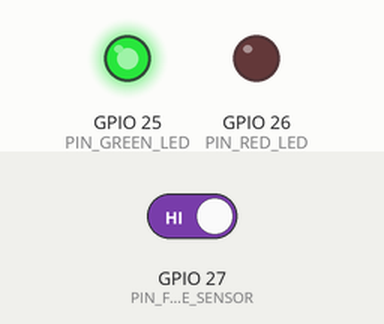
A sketch run on a simulated ESP32. Parts: output pins drawn as LEDs (lit = HIGH). Inputs (shaded band) come from the test bench; at power-on: GPIO 27 (PIN_FLAME_SENSOR) HIGH. WiFi joins after 1.5 s; servers stay silent unless stated; uploads are accepted with an empty reply; what the sketch prints to the serial monitor is not drawn.

Above: at 4.4 s.
4.5 s: GPIO 27 (PIN_FLAME_SENSOR) driven LOW
At 4.9 s:
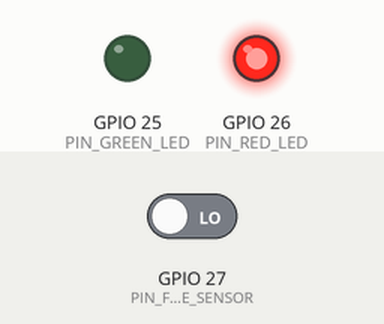
6.0 s: GPIO 27 (PIN_FLAME_SENSOR) driven HIGH
At 6.5 s:
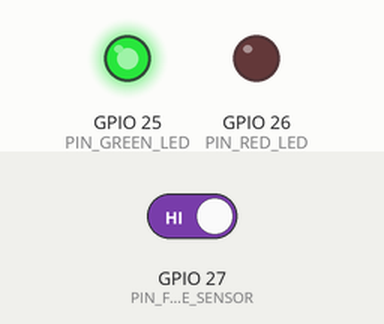
Timing chart, 0 to 9.0 s (numbered marks = the images above; inputs shaded):
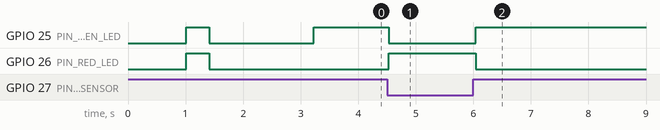

The sketch:

esp32_fire_detection.ino
```cpp
/**
 * ============================================================================
 * IoT Fire Detection System - ESP32 DevKit V1 Firmware
 * MCA Capstone Project
 *
 * Hardware Connections:
 * - ESP32 GPIO27 <---> IR Flame Sensor Digital Output (DO)
 * - ESP32 GPIO26 <---> Red LED Anode (+ via 220-ohm resistor)
 * - ESP32 GPIO25 <---> Green LED Anode (+ via 220-ohm resistor)
 * - ESP32 3V3    <---> IR Flame Sensor VCC
 * - ESP32 GND    <---> IR Flame Sensor GND & Both LED Cathodes
 *
 * Features:
 * - Active-LOW optical flame detection
 * - Instant local hardware LED response (< 10ms) independent of network state
 * - Non-blocking HTTP POST transmission to FastAPI backend
 * - Safe automatic Wi-Fi reconnection without stalling hardware interrupts
 * - Serial Monitor diagnostic telemetry at 115200 baud
 * ============================================================================
 */

#include <WiFi.h>
#include <HTTPClient.h>
#include <WiFiClientSecure.h>

// If you created a custom config.h, include it. Otherwise default definitions below will apply.
#if __has_include("config.h")
  #include "config.h"
#else
  // Default credentials configured for your Render cloud deployment and hotspot
  const char* WIFI_SSID          = "moto g64 5G";
  const char* WIFI_PASSWORD      = "abhilashkk";
  const char* BACKEND_SERVER_URL = "https://iot-fire-detection-backend.onrender.com/api/readings";
  const char* DEVICE_API_KEY     = "OmwaORYUoxHYaSCgPucODxuuPAjqeOr4kx/NjCmBsoA=";
  const char* DEVICE_ID          = "ESP32_FLAME_STATION_01";

  const int PIN_FLAME_SENSOR     = 27;  // Digital output of IR Flame Sensor
  const int PIN_RED_LED          = 26;  // Red Alert LED
  const int PIN_GREEN_LED        = 25;  // Green Safe LED

  const int FLAME_DETECTED_LOGIC = 0;   // 0 = LOW (Flame present), 1 = HIGH (Safe)

  const unsigned long HEARTBEAT_INTERVAL_MS   = 4000;  // 4s normal report rate
  const unsigned long ALARM_RETRY_INTERVAL_MS = 1500;  // 1.5s active flame report rate
  const unsigned long SENSOR_SAMPLE_INTERVAL_MS = 100; // 100ms local sensor poll
#endif

// State Tracking Variables
int currentSensorValue = -1;
bool isFlameDetected = false;
bool previousFlameState = false;

unsigned long lastSensorSampleTime = 0;
unsigned long lastTelemetrySentTime = 0;
unsigned long lastWifiRetryTime = 0;
const unsigned long WIFI_RETRY_INTERVAL_MS = 10000; // 10 seconds between Wi-Fi reconnect attempts

// Forward Declarations
void handleLocalHardware(int sensorVal, bool flameState);
void sendTelemetryHttp(int sensorVal, bool flameState);
void checkAndMaintainWifi();

void setup() {
  // Initialize Serial Monitor for debugging
  Serial.begin(115200);
  delay(1000);
  Serial.println("\n=======================================================");
  Serial.println("  IoT Fire Detection System - ESP32 Firmware Starting  ");
  Serial.println("=======================================================");

  // Configure GPIO Pins
  pinMode(PIN_FLAME_SENSOR, INPUT);
  pinMode(PIN_RED_LED, OUTPUT);
  pinMode(PIN_GREEN_LED, OUTPUT);

  // Initial LED self-test: flash both LEDs briefly
  Serial.println("[BOOT] Running LED self-test...");
  digitalWrite(PIN_RED_LED, HIGH);
  digitalWrite(PIN_GREEN_LED, HIGH);
  delay(400);
  digitalWrite(PIN_RED_LED, LOW);
  digitalWrite(PIN_GREEN_LED, LOW);
  delay(200);

  // Connect to Wi-Fi
  Serial.printf("[WIFI] Connecting to SSID: %s\n", WIFI_SSID);
  WiFi.mode(WIFI_STA);
  WiFi.begin(WIFI_SSID, WIFI_PASSWORD);

  // Non-blocking initial attempt (up to 8 seconds)
  unsigned long startAttempt = millis();
  while (WiFi.status() != WL_CONNECTED && millis() - startAttempt < 8000) {
    delay(400);
    Serial.print(".");
  }

  if (WiFi.status() == WL_CONNECTED) {
    Serial.println("\n[WIFI] Connected Successfully!");
    Serial.printf("[WIFI] IP Address: %s\n", WiFi.localIP().toString().c_str());
    Serial.printf("[WIFI] Signal Strength (RSSI): %d dBm\n", WiFi.RSSI());
  } else {
    Serial.println("\n[WARN] Wi-Fi connection pending. Operating in offline safety mode.");
  }

  Serial.println("[SYSTEM] Armed. Monitoring flame sensor on GPIO27...");
}

void loop() {
  unsigned long currentMillis = millis();

  // 1. Maintain Wi-Fi connectivity in background without blocking loop
  if (currentMillis - lastWifiRetryTime >= WIFI_RETRY_INTERVAL_MS) {
    lastWifiRetryTime = currentMillis;
    checkAndMaintainWifi();
  }

  // 2. High-Frequency Local Sensor Sampling (every 100ms)
  if (currentMillis - lastSensorSampleTime >= SENSOR_SAMPLE_INTERVAL_MS) {
    lastSensorSampleTime = currentMillis;

    // Read digital pin from IR Flame Sensor
    int sensorReading = digitalRead(PIN_FLAME_SENSOR);
    bool flameState = (sensorReading == FLAME_DETECTED_LOGIC);

    currentSensorValue = sensorReading;
    isFlameDetected = flameState;

    // 3. Update Local Physical Actuators (Red/Green LEDs) IMMEDIATELY
    handleLocalHardware(currentSensorValue, isFlameDetected);

    // 4. Transmission Trigger Logic:
    // a) IMMEDIATE TRANSMISSION if flame status just transitioned (Safe -> Flame or Flame -> Safe)
    bool stateChanged = (isFlameDetected != previousFlameState);

    // b) Periodic heartbeat timer (faster if in alarm mode)
    unsigned long activeInterval = isFlameDetected ? ALARM_RETRY_INTERVAL_MS : HEARTBEAT_INTERVAL_MS;
    bool timerExpired = (currentMillis - lastTelemetrySentTime >= activeInterval);

    if (stateChanged || timerExpired) {
      if (stateChanged) {
        Serial.printf("[EVENT] Status Transition Detected! Flame: %s\n", isFlameDetected ? "DETECTED" : "CLEARED");
      }
      sendTelemetryHttp(currentSensorValue, isFlameDetected);
      lastTelemetrySentTime = currentMillis;
      previousFlameState = isFlameDetected;
    }
  }
}

/**
 * Updates Red and Green LEDs according to flame sensor reading.
 * Guarantees local safety warning is responsive even when offline.
 */
void handleLocalHardware(int sensorVal, bool flameState) {
  if (flameState) {
    // FLAME DETECTED: Red LED ON, Green LED OFF
    digitalWrite(PIN_RED_LED, HIGH);
    digitalWrite(PIN_GREEN_LED, LOW);
  } else {
    // NO FLAME: Red LED OFF, Green LED ON
    digitalWrite(PIN_RED_LED, LOW);
    digitalWrite(PIN_GREEN_LED, HIGH);
  }
}

/**
 * Transmits sensor readings to FastAPI backend over HTTP/HTTPS.
 */
void sendTelemetryHttp(int sensorVal, bool flameState) {
  if (WiFi.status() != WL_CONNECTED) {
    Serial.println("[TELEMETRY] Cannot send: Wi-Fi disconnected. Local indicators active.");
    return;
  }

  // Maintain client objects in function scope so they remain valid during POST
  WiFiClientSecure secureClient;
  WiFiClient standardClient;
  HTTPClient http;
  int wifiRssi = WiFi.RSSI();

  // Handle both standard HTTP (local dev) and HTTPS (cloud Render)
  if (String(BACKEND_SERVER_URL).startsWith("https://")) {
    secureClient.setInsecure(); // Allows SSL handshake without requiring custom CA certificate bundle
    http.begin(secureClient, BACKEND_SERVER_URL);
  } else {
    http.begin(standardClient, BACKEND_SERVER_URL);
  }

  // Set Headers
  http.addHeader("Content-Type", "application/json");
  http.addHeader("X-API-Key", DEVICE_API_KEY);
  http.setTimeout(4000); // 4-second timeout to avoid stalling sensor monitoring

  // Construct JSON Payload
  // Active-LOW: sensorVal is 0 or 1. flame_detected is true or false.
  String jsonPayload = "{";
  jsonPayload += "\"device_id\":\"" + String(DEVICE_ID) + "\",";
  jsonPayload += "\"sensor_value\":" + String(sensorVal) + ",";
  jsonPayload += "\"flame_detected\":" + String(flameState ? "true" : "false") + ",";
  jsonPayload += "\"rssi\":" + String(wifiRssi) + ",";
  jsonPayload += "\"is_simulated\":false";
  jsonPayload += "}";

  Serial.printf("[HTTP POST] Transmitting -> %s\n", jsonPayload.c_str());

  int httpResponseCode = http.POST(jsonPayload);

  if (httpResponseCode > 0) {
    String responseString = http.getString();
    Serial.printf("[HTTP RES] Code: %d | Body: %s\n", httpResponseCode, responseString.c_str());
  } else {
    Serial.printf("[HTTP ERR] Request Failed: %s (Code: %d)\n", http.errorToString(httpResponseCode).c_str(), httpResponseCode);
  }

  http.end();
}

/**
 * Background Wi-Fi health check and reconnect logic.
 */
void checkAndMaintainWifi() {
  if (WiFi.status() != WL_CONNECTED) {
    Serial.println("[WIFI] Reconnecting to Wi-Fi...");
    WiFi.disconnect();
    WiFi.reconnect();
  }
}
```

Measured:
- after the input at 4.5 s, GPIO 25 (PIN_GREEN_LED): HIGH → LOW at once; GPIO 26 (PIN_RED_LED): LOW → HIGH at once
- after the input at 6.0 s, GPIO 25 (PIN_GREEN_LED): LOW → HIGH at once; GPIO 26 (PIN_RED_LED): HIGH → LOW at once
